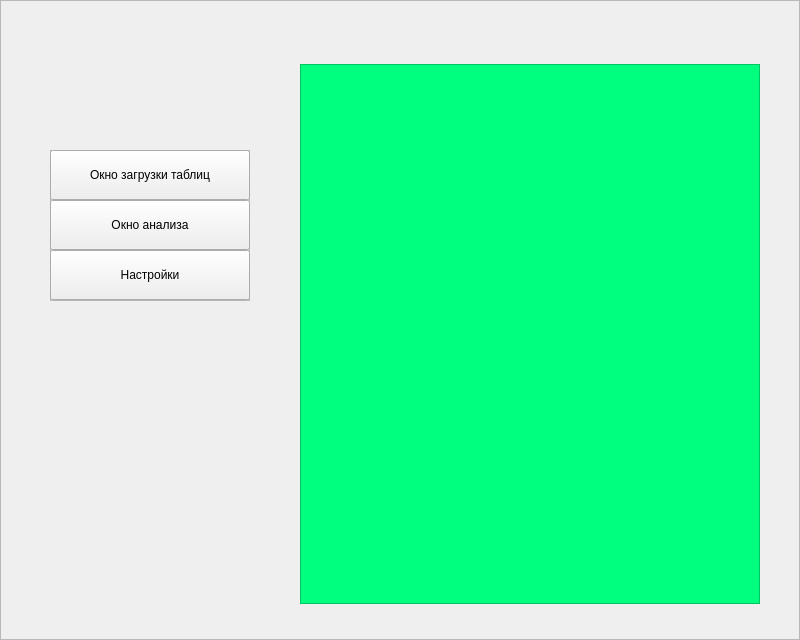
<?xml version="1.0" encoding="UTF-8"?>
<ui version="4.0">
 <class>Menu</class>
 <widget class="QWidget" name="Menu">
  <property name="geometry">
   <rect>
    <x>0</x>
    <y>0</y>
    <width>800</width>
    <height>640</height>
   </rect>
  </property>
  <property name="minimumSize">
   <size>
    <width>800</width>
    <height>640</height>
   </size>
  </property>
  <property name="windowTitle">
   <string>Form</string>
  </property>
  <property name="styleSheet">
   <string notr="true"/>
  </property>
  <widget class="QFrame" name="main_frame">
   <property name="geometry">
    <rect>
     <x>0</x>
     <y>0</y>
     <width>800</width>
     <height>640</height>
    </rect>
   </property>
   <property name="minimumSize">
    <size>
     <width>800</width>
     <height>640</height>
    </size>
   </property>
   <property name="frameShape">
    <enum>QFrame::StyledPanel</enum>
   </property>
   <property name="frameShadow">
    <enum>QFrame::Raised</enum>
   </property>
   <widget class="QFrame" name="button_frame">
    <property name="geometry">
     <rect>
      <x>50</x>
      <y>150</y>
      <width>200</width>
      <height>151</height>
     </rect>
    </property>
    <property name="frameShape">
     <enum>QFrame::StyledPanel</enum>
    </property>
    <property name="frameShadow">
     <enum>QFrame::Raised</enum>
    </property>
    <widget class="QPushButton" name="pushButton_1">
     <property name="geometry">
      <rect>
       <x>0</x>
       <y>0</y>
       <width>200</width>
       <height>50</height>
      </rect>
     </property>
     <property name="text">
      <string>Окно загрузки таблиц</string>
     </property>
    </widget>
    <widget class="QPushButton" name="pushButton_3">
     <property name="geometry">
      <rect>
       <x>0</x>
       <y>100</y>
       <width>200</width>
       <height>50</height>
      </rect>
     </property>
     <property name="text">
      <string>Настройки</string>
     </property>
    </widget>
    <widget class="QPushButton" name="pushButton_2">
     <property name="geometry">
      <rect>
       <x>0</x>
       <y>50</y>
       <width>200</width>
       <height>50</height>
      </rect>
     </property>
     <property name="minimumSize">
      <size>
       <width>0</width>
       <height>0</height>
      </size>
     </property>
     <property name="text">
      <string>Окно анализа</string>
     </property>
    </widget>
   </widget>
   <widget class="QFrame" name="panel_frame">
    <property name="geometry">
     <rect>
      <x>300</x>
      <y>64</y>
      <width>460</width>
      <height>540</height>
     </rect>
    </property>
    <property name="styleSheet">
     <string notr="true">QFrame{background-color: rgb(0, 255, 127)}</string>
    </property>
    <property name="frameShape">
     <enum>QFrame::StyledPanel</enum>
    </property>
    <property name="frameShadow">
     <enum>QFrame::Raised</enum>
    </property>
   </widget>
  </widget>
 </widget>
 <resources/>
 <connections/>
</ui>
